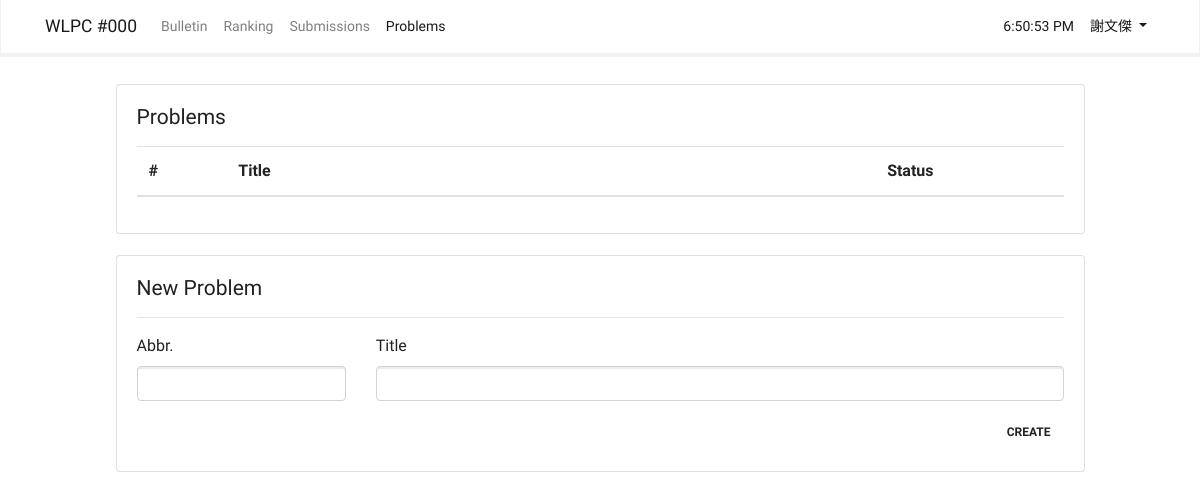
/problems (signed in), run on an earlier commit of the app's database.
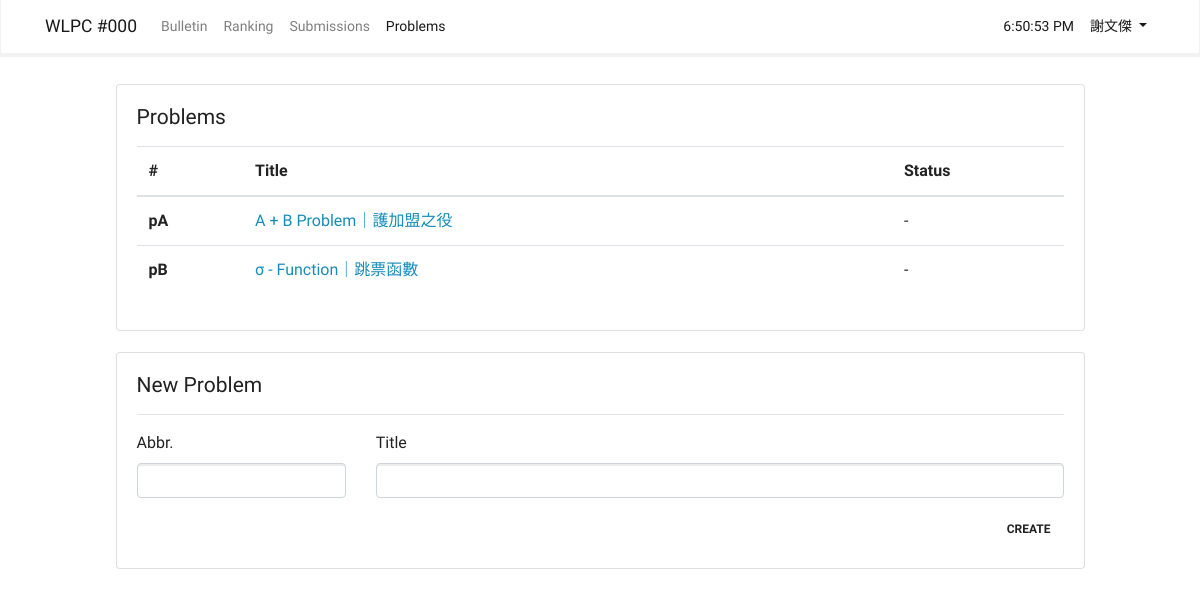
And on a later commit of the database.
### app/models.py (models this page shows, shortened)
class Problem(db.Model):
    __tablename__ = 'problems'
    id = db.Column(db.Integer, primary_key = True)
    title = db.Column(db.String)
    abbr = db.Column(db.String)
    content = db.Column(db.Text)
    content_html = db.Column(db.Text)
    time_limit = db.Column(db.Integer)
    memory_limit = db.Column(db.Integer)
    scoring_script = db.Column(db.Text)
    test_datas = db.relationship('TestData', backref = 'problem')

### app/problem/views.py (the view)
@problem.route('/problems', methods = ['GET', 'POST'])
def problems():
    form = NewProblemField()
    if form.validate_on_submit():
        problem = Problem(abbr = form.abbr.data, title = form.title.data)
        db.session.add(problem)
        db.session.commit()
        return redirect(url_for('problem.show', pid = problem.id))
    problems = Problem.query.order_by(Problem.id).all()
    return render_template('problem/problems.html', current_time = datetime.utcnow(), form = form, problems = problems)

### app/problem/forms.py (shortened to what this page needs)
class NewProblemField(FlaskForm):
    title = StringField('Title', [DataRequired()])
    abbr = StringField('Abbr.', [DataRequired()])
    submit = SubmitField('Create')

### app/models.py (called while the page is built)
@login_manager.user_loader
def load_user(user_id):
    return User.query.get(int(user_id))

### app/templates/problem/problems.html (shortened to what this page needs)
{% extends "base.html" %}
{% import "_macros.html" as macros %}
{% block page_content %}
<div class="container" style="width: 90%">
    <div class="card">
        <div class="card-body">
            <h4 class="card-title mb-3">Problems</h4>
            <table class="table">
                <thead>
                    <tr>
                        <th scope="col">#</th>
                        <th scope="col" style="width:70%;">Title</th>
                        <th scope="col">Status</th>
                    </tr>
                </thead>
                <tbody>
                    {% for problem in problems %}
                    <tr>
                        <th>{{ problem.abbr }}</th>
                        <td><a href="{{ url_for('problem.show', pid = problem.id) }}">{{ problem.title }}</a></td>
                        <td>-</td>
                    </tr>
                    {% endfor %}
                </tbody>
            </table>
        </div>
    </div><br>
    {% if current_user.id == 1 %}
    <div class="card">
        <div class="card-body">
            <h4 class="card-title mb-3">New Problem</h4>
            <hr>
            <form method="POST">
                <div class="row">
                    <div class="form-group col-sm-3">
                        {{ form.abbr.label }}{{ form.abbr(class='form-control') }}
                    </div>
                    <div class="form-group col-sm-9">
                        {{ form.title.label }}{{ form.title(class='form-control') }}
                    </div>
                </div>
                {{ form.submit(class='btn float-right') }}
            </form>
        </div>
    </div><br>
    {% endif %}
</div>
{% endblock %}

What changed in the data, as far as the page shows it:
added Problem: abbr "pA", title "A + B Problem｜護加盟之役"
added Problem: abbr "pB", title "σ - Function｜跳票函數"
